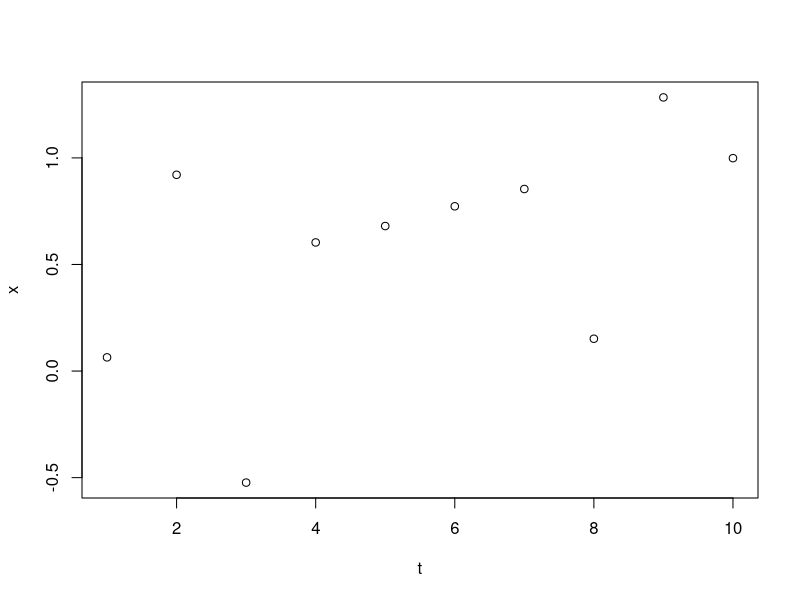
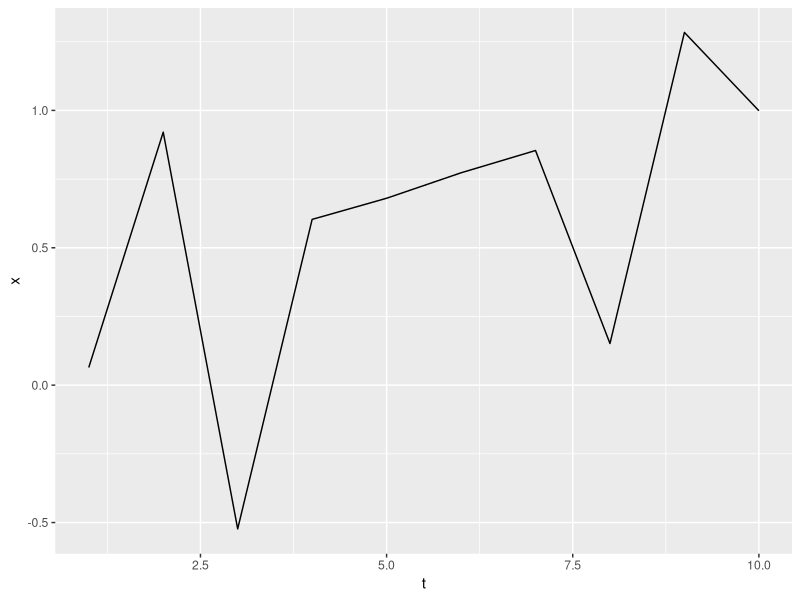
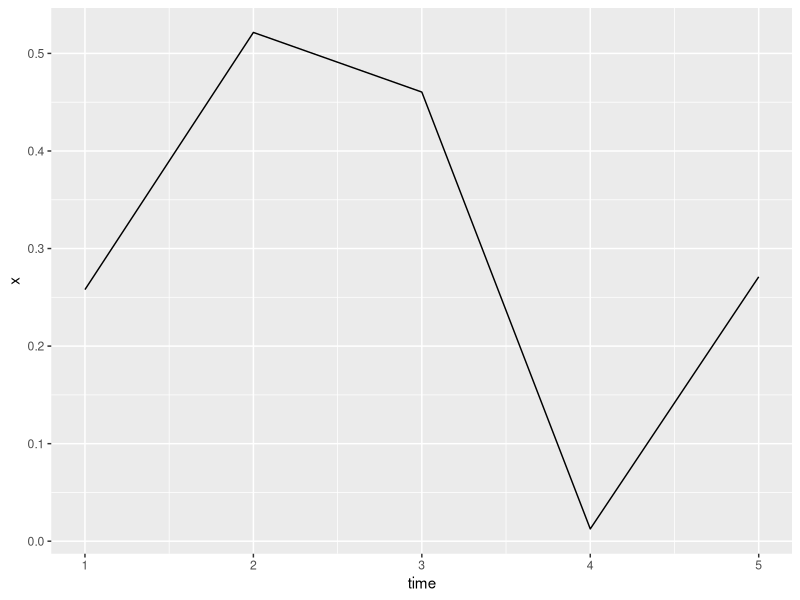
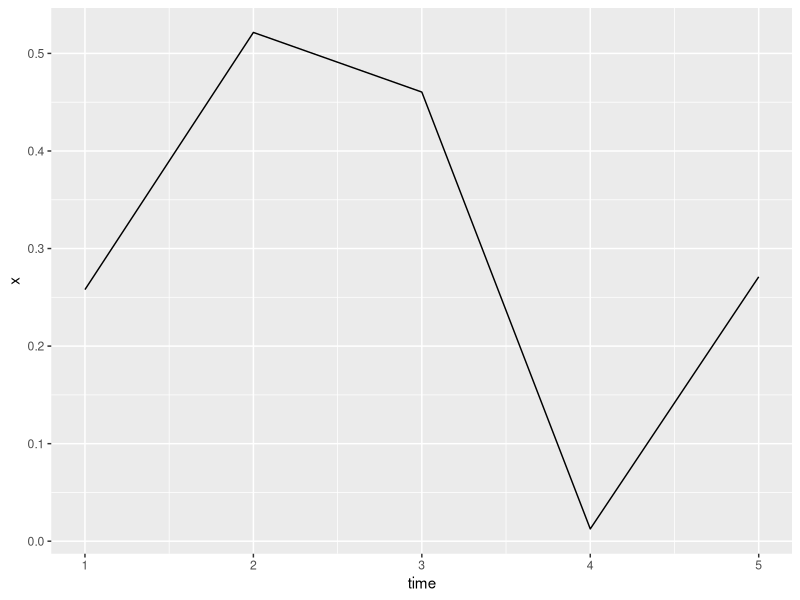

Here is the R script that generated these plots, in order:
## ---- chunk 1
library(ggplot2)
## ---- chunk 2
x <- data.frame(t=1:10, x=rnorm(10))
class(x)
## ---- chunk 3
class(x) <- c("series", class(x))
class(x)
## ---- chunk 4
plot(x)
## ---- chunk 5
plot.series <- function(series) {
  ggplot(series, aes(x=t, y=x)) + geom_line()
}
plot(x)
## ---- chunk 6
average <- function(x) UseMethod("average")
average.numeric <- function(x) mean(x)
average(0:10)
## ---- chunk 7
average.series <- function(x) average.numeric(x$x)
average(x)
## ---- chunk 8
add_to_series <- function(x, y) UseMethod("add_to_series")
add_to_series.series <- function(series_added, series) {
  df <- data.frame(t=series$t, x1=series$x, x2=series_added$x)
  class(df) <- c("few_series", class(df))
  df
}
y <- data.frame(t=1:10, x=runif(10))
class(y) <- c("series", class(y))

xy <- add_to_series(y, x)
head(xy, 2)
## ---- chunk 9
add_to_few_series <- function(x, y) UseMethod("add_to_few_series")
add_to_few_series.series <-
  function(series_added, few_series) {
    n <- dim(few_series)[2]
    few_series[paste0("x", n)] <- series_added$x
    few_series
  }
head(add_to_few_series(x, xy), 2)
## ---- chunk 10
add_to_few_series.few_series <-
  function(few_series_added, few_series) {
    m <- dim(few_series_added)[2]
    for (i in 1:(m-1)) {
      few_series <- add_to_few_series.series(
        data.frame(t=few_series_added$t,
                   x=few_series_added[paste0("x", i)]),
        few_series)
    }
    few_series
  }
head(add_to_few_series(xy, xy), 2)
## ---- chunk 11
add_to_series.few_series <-
  function(few_series_added, series) {
    add_to_few_series.few_series(
      few_series_added,
      data.frame(t=series$t,
                 x1=series$x))
  }
head(add_to_series(xy, x), 2)
## ---- chunk 12
add <- function(x, y) UseMethod("add")
add.series <- function(x, y) add_to_series(y, x)
add.few_series <- function(x, y) add_to_few_series(y, x)
## ---- chunk 13
head(add(x, y), 2)
## ---- chunk 14
head(add(xy, x), 2)
## ---- chunk 15
head(add(xy, xy), 2)
## ---- chunk 16
class(x) <- c("seriess", class(x))
class(xy) <- c("seriess", class(xy))
`+.seriess` <- function(x, y) add(x, y)
head(x + x, 2)
## ---- chunk 17
head(xy + x, 2)
## ---- chunk 18
dict <- new.env()
dict$a <- 1:5
dict$a
## ---- chunk 19
dict[['d']] <- 20
dict$d
## ---- chunk 20
assign('e', 40, envir=dict) 
dict$e
## ---- chunk 21
dict$.a <- 100
dict$.a
## ---- chunk 22
ls(dict)
## ---- chunk 23
ls(dict, all.names=TRUE)
## ---- chunk 24
dict$a
## ---- chunk 25
dict[['a']]
## ---- chunk 26
get("a", dict)
## ---- chunk 27
dict2 <- new.env(parent=dict)
dict2$a
## ---- chunk 28
get('a', dict2)
## ---- chunk 29
parent.env(dict2)
dict
## ---- chunk 30
dict2$f <- function() {
  print(environment())
  print(parent.env(environment()))
  
}

dict2$f()
## ---- chunk 31
objectGenerator <- function(fields=list()) {
  self <- new.env()
  print(fields)
  for (fieldName in names(fields)) {
    self[[fieldName]] <- fields[[fieldName]]
  }
  self
}
## ---- chunk 32
objectGenerator(list(time = 1:6, x = runif(6) ))
## ---- chunk 33
library(R6)

Series6 <- R6Class(
  "Series6",
  public = list(
    time = NULL,
    x = NULL,
    initialize = function(time = NULL, x = NULL) {
      self$time <- time
      self$x <- x
    },
    plot = function() {
      df = data.frame(time=self$time, x=self$x)
      ggplot(df, aes(time, x)) + geom_line()
    }
  )
)
## ---- chunk 34
x6 <- Series6$new(1:5, runif(5))
x6$plot()
## ---- chunk 35
plot.Series6 <- function(nx) {nx$plot()}
plot(x6)
## ---- chunk 36
input <- new.env()
output <- new.env()
parent.env(output) <- input
class(output) <- "reactive"

`$.reactive` <- function(e, v) {
  v_name <- as.character(substitute(v))
  get(v_name, envir=e)()
}

reactive <- function(block) {
  block_name <- as.character(substitute(block))[2]
  function() eval(parse(text=block_name))
}
## ---- chunk 37
input$x <- 10
input$y <- 20
output$z <- reactive({input$x + input$y})
output$z
input$x <- 17
output$z
## ---- chunk 38
output$w <- reactive({output$z + input$y})
output$w
input$x <- 0
output$w
